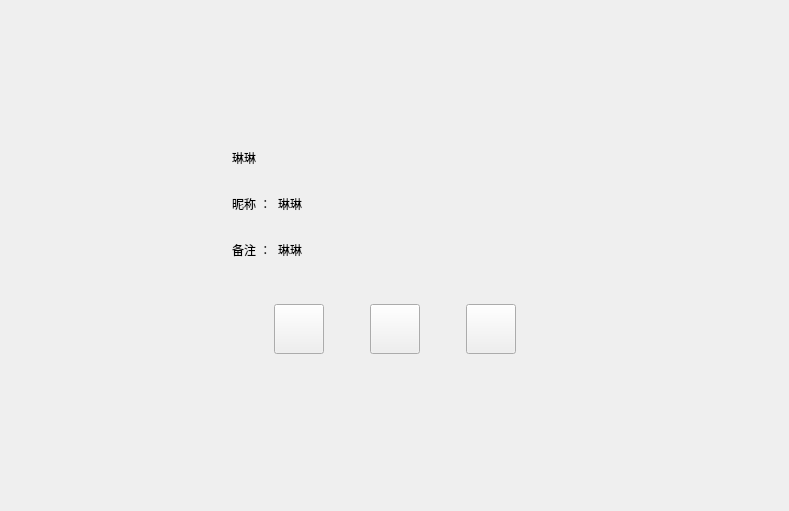
<?xml version="1.0" encoding="UTF-8"?>
<ui version="4.0">
 <class>FriendInfoPage</class>
 <widget class="QWidget" name="FriendInfoPage">
  <property name="geometry">
   <rect>
    <x>0</x>
    <y>0</y>
    <width>789</width>
    <height>511</height>
   </rect>
  </property>
  <property name="windowTitle">
   <string>Form</string>
  </property>
  <layout class="QVBoxLayout" name="verticalLayout">
   <property name="spacing">
    <number>7</number>
   </property>
   <property name="leftMargin">
    <number>120</number>
   </property>
   <property name="topMargin">
    <number>120</number>
   </property>
   <property name="rightMargin">
    <number>120</number>
   </property>
   <property name="bottomMargin">
    <number>120</number>
   </property>
   <item>
    <widget class="QWidget" name="widget" native="true">
     <layout class="QHBoxLayout" name="horizontalLayout">
      <property name="spacing">
       <number>7</number>
      </property>
      <property name="leftMargin">
       <number>11</number>
      </property>
      <item>
       <widget class="QLabel" name="icon_lb">
        <property name="minimumSize">
         <size>
          <width>85</width>
          <height>85</height>
         </size>
        </property>
        <property name="maximumSize">
         <size>
          <width>85</width>
          <height>85</height>
         </size>
        </property>
        <property name="text">
         <string/>
        </property>
       </widget>
      </item>
      <item>
       <widget class="QWidget" name="widget_3" native="true">
        <layout class="QVBoxLayout" name="verticalLayout_2">
         <item>
          <widget class="QWidget" name="widget_4" native="true">
           <property name="minimumSize">
            <size>
             <width>0</width>
             <height>40</height>
            </size>
           </property>
           <property name="maximumSize">
            <size>
             <width>16777215</width>
             <height>40</height>
            </size>
           </property>
           <layout class="QHBoxLayout" name="horizontalLayout_2">
            <property name="leftMargin">
             <number>0</number>
            </property>
            <property name="topMargin">
             <number>0</number>
            </property>
            <property name="rightMargin">
             <number>0</number>
            </property>
            <property name="bottomMargin">
             <number>0</number>
            </property>
            <item>
             <widget class="QLabel" name="name_lb">
              <property name="minimumSize">
               <size>
                <width>40</width>
                <height>0</height>
               </size>
              </property>
              <property name="maximumSize">
               <size>
                <width>16777215</width>
                <height>16777215</height>
               </size>
              </property>
              <property name="text">
               <string>琳琳</string>
              </property>
             </widget>
            </item>
            <item>
             <widget class="QLabel" name="sex_lb">
              <property name="minimumSize">
               <size>
                <width>40</width>
                <height>40</height>
               </size>
              </property>
              <property name="maximumSize">
               <size>
                <width>40</width>
                <height>40</height>
               </size>
              </property>
              <property name="text">
               <string/>
              </property>
             </widget>
            </item>
            <item>
             <spacer name="horizontalSpacer_2">
              <property name="orientation">
               <enum>Qt::Horizontal</enum>
              </property>
              <property name="sizeHint" stdset="0">
               <size>
                <width>40</width>
                <height>20</height>
               </size>
              </property>
             </spacer>
            </item>
           </layout>
          </widget>
         </item>
         <item>
          <widget class="QWidget" name="widget_2" native="true">
           <property name="minimumSize">
            <size>
             <width>0</width>
             <height>40</height>
            </size>
           </property>
           <property name="maximumSize">
            <size>
             <width>16777215</width>
             <height>40</height>
            </size>
           </property>
           <layout class="QHBoxLayout" name="horizontalLayout_3">
            <property name="leftMargin">
             <number>0</number>
            </property>
            <property name="topMargin">
             <number>0</number>
            </property>
            <property name="rightMargin">
             <number>0</number>
            </property>
            <property name="bottomMargin">
             <number>0</number>
            </property>
            <item>
             <widget class="QLabel" name="nick_tip">
              <property name="minimumSize">
               <size>
                <width>0</width>
                <height>30</height>
               </size>
              </property>
              <property name="maximumSize">
               <size>
                <width>50</width>
                <height>30</height>
               </size>
              </property>
              <property name="text">
               <string>昵称 ：</string>
              </property>
             </widget>
            </item>
            <item>
             <widget class="QLabel" name="nick_lb">
              <property name="maximumSize">
               <size>
                <width>16777215</width>
                <height>16777215</height>
               </size>
              </property>
              <property name="text">
               <string>琳琳</string>
              </property>
             </widget>
            </item>
            <item>
             <spacer name="horizontalSpacer">
              <property name="orientation">
               <enum>Qt::Horizontal</enum>
              </property>
              <property name="sizeHint" stdset="0">
               <size>
                <width>40</width>
                <height>20</height>
               </size>
              </property>
             </spacer>
            </item>
           </layout>
          </widget>
         </item>
         <item>
          <widget class="QWidget" name="widget_5" native="true">
           <property name="minimumSize">
            <size>
             <width>0</width>
             <height>40</height>
            </size>
           </property>
           <property name="maximumSize">
            <size>
             <width>16777215</width>
             <height>40</height>
            </size>
           </property>
           <layout class="QHBoxLayout" name="horizontalLayout_4">
            <property name="leftMargin">
             <number>0</number>
            </property>
            <property name="topMargin">
             <number>0</number>
            </property>
            <property name="rightMargin">
             <number>0</number>
            </property>
            <property name="bottomMargin">
             <number>0</number>
            </property>
            <item>
             <widget class="QLabel" name="bak_tip">
              <property name="minimumSize">
               <size>
                <width>0</width>
                <height>30</height>
               </size>
              </property>
              <property name="maximumSize">
               <size>
                <width>50</width>
                <height>30</height>
               </size>
              </property>
              <property name="text">
               <string>备注 ：</string>
              </property>
             </widget>
            </item>
            <item>
             <widget class="QLabel" name="bak_lb">
              <property name="minimumSize">
               <size>
                <width>0</width>
                <height>0</height>
               </size>
              </property>
              <property name="maximumSize">
               <size>
                <width>16777215</width>
                <height>16777215</height>
               </size>
              </property>
              <property name="text">
               <string>琳琳</string>
              </property>
             </widget>
            </item>
            <item>
             <spacer name="horizontalSpacer_7">
              <property name="orientation">
               <enum>Qt::Horizontal</enum>
              </property>
              <property name="sizeHint" stdset="0">
               <size>
                <width>40</width>
                <height>20</height>
               </size>
              </property>
             </spacer>
            </item>
           </layout>
          </widget>
         </item>
        </layout>
       </widget>
      </item>
     </layout>
    </widget>
   </item>
   <item>
    <widget class="QWidget" name="widget_6" native="true">
     <layout class="QHBoxLayout" name="horizontalLayout_5">
      <item>
       <spacer name="horizontalSpacer_3">
        <property name="orientation">
         <enum>Qt::Horizontal</enum>
        </property>
        <property name="sizeHint" stdset="0">
         <size>
          <width>40</width>
          <height>20</height>
         </size>
        </property>
       </spacer>
      </item>
      <item>
       <widget class="ClickedBtn" name="msg_chat">
        <property name="minimumSize">
         <size>
          <width>50</width>
          <height>50</height>
         </size>
        </property>
        <property name="maximumSize">
         <size>
          <width>50</width>
          <height>50</height>
         </size>
        </property>
        <property name="text">
         <string/>
        </property>
        <property name="iconSize">
         <size>
          <width>16</width>
          <height>16</height>
         </size>
        </property>
       </widget>
      </item>
      <item>
       <spacer name="horizontalSpacer_5">
        <property name="orientation">
         <enum>Qt::Horizontal</enum>
        </property>
        <property name="sizeType">
         <enum>QSizePolicy::Fixed</enum>
        </property>
        <property name="sizeHint" stdset="0">
         <size>
          <width>40</width>
          <height>20</height>
         </size>
        </property>
       </spacer>
      </item>
      <item>
       <widget class="ClickedBtn" name="voice_chat">
        <property name="minimumSize">
         <size>
          <width>50</width>
          <height>50</height>
         </size>
        </property>
        <property name="maximumSize">
         <size>
          <width>50</width>
          <height>50</height>
         </size>
        </property>
        <property name="text">
         <string/>
        </property>
        <property name="iconSize">
         <size>
          <width>16</width>
          <height>16</height>
         </size>
        </property>
       </widget>
      </item>
      <item>
       <spacer name="horizontalSpacer_6">
        <property name="orientation">
         <enum>Qt::Horizontal</enum>
        </property>
        <property name="sizeType">
         <enum>QSizePolicy::Fixed</enum>
        </property>
        <property name="sizeHint" stdset="0">
         <size>
          <width>40</width>
          <height>20</height>
         </size>
        </property>
       </spacer>
      </item>
      <item>
       <widget class="ClickedBtn" name="video_chat">
        <property name="minimumSize">
         <size>
          <width>50</width>
          <height>50</height>
         </size>
        </property>
        <property name="maximumSize">
         <size>
          <width>50</width>
          <height>50</height>
         </size>
        </property>
        <property name="text">
         <string/>
        </property>
        <property name="iconSize">
         <size>
          <width>16</width>
          <height>16</height>
         </size>
        </property>
       </widget>
      </item>
      <item>
       <spacer name="horizontalSpacer_4">
        <property name="orientation">
         <enum>Qt::Horizontal</enum>
        </property>
        <property name="sizeHint" stdset="0">
         <size>
          <width>40</width>
          <height>20</height>
         </size>
        </property>
       </spacer>
      </item>
     </layout>
    </widget>
   </item>
   <item>
    <spacer name="verticalSpacer_2">
     <property name="orientation">
      <enum>Qt::Vertical</enum>
     </property>
     <property name="sizeHint" stdset="0">
      <size>
       <width>20</width>
       <height>40</height>
      </size>
     </property>
    </spacer>
   </item>
  </layout>
 </widget>
 <customwidgets>
  <customwidget>
   <class>ClickedBtn</class>
   <extends>QPushButton</extends>
   <header location="global">clickedbtn.h</header>
  </customwidget>
 </customwidgets>
 <resources/>
 <connections/>
</ui>
